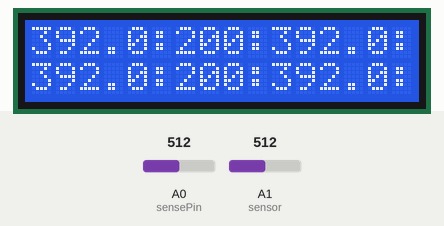
A sketch run on a simulated Arduino Uno, built with avr-gcc and run on an emulated ATmega328P. On the bench: 16×2 character LCD. The test bench sets the inputs (shaded band); at power-on: A0 (sensePin) = 512, A1 (sensor) = 512. What the sketch prints to the serial monitor is not drawn.

Above: at 4.0 s.
4.1 s: A0 (sensePin) set to 306
At 5.6 s:
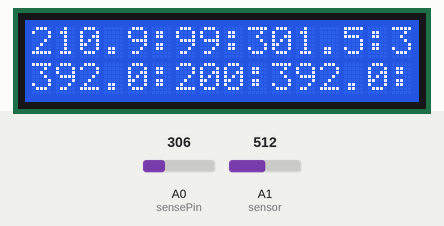
6.5 s: A1 (sensor) set to 306
At 7.0 s:
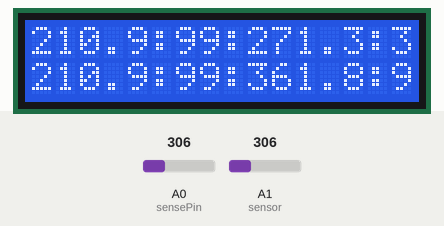
8.7 s: A0 (sensePin) set to 193
At 10.0 s:
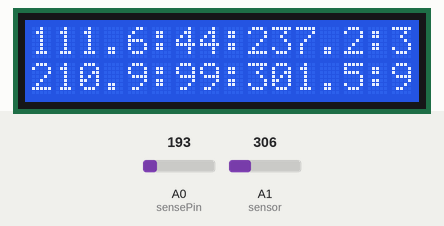
11.6 s: A0 (sensePin) set to 170
At 12.9 s:
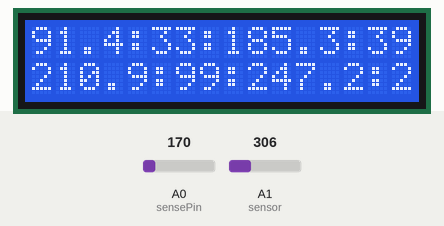
13.9 s: A1 (sensor) set to 195
At 15.2 s:
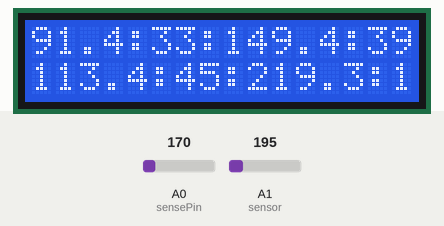
16.8 s: A1 (sensor) set to 162
At 17.7 s:
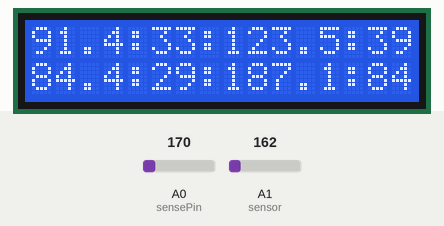
Timing chart, 0 to 19.8 s (numbered marks = the images above; inputs shaded):
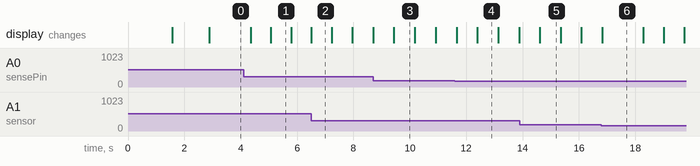

Measured:
- after the input at 4.1 s, the display: first changes after 0.26 s (image 1 shows a later state)
- what the display in image 1 shows lasts 0.7 s, from 5.1 s to 5.8 s
- what the display in image 6 shows lasts 1.5 s, from 16.8 s to 18.3 s

The sketch:

tmp36_1602lcd.ino
```cpp
/*
 * The Mukava by Nissnass temperature controller
 *
 The circuit:
 * LCD RS pin to digital pin 12
 * LCD Enable pin to digital pin 11
 * LCD D4 pin to digital pin 5
 * LCD D5 pin to digital pin 4
 * LCD D6 pin to digital pin 3
 * LCD D7 pin to digital pin 2
 * LCD R/W pin to ground
 * 10K resistor:
 * ends to +5V and ground
 * wiper to LCD VO pin (pin 3)
 *
 * TMP36 temperature sensor analogue A0
 * TMP36 temperature sensor analogue A0
 *
*/

#include <LiquidCrystal.h>

const int rs = 12, en = 11, d4 = 5, d5 = 4, d6 = 3, d7 = 2;
LiquidCrystal lcd(rs, en, d4, d5, d6, d7);

int sensePin = A0;  //This is the Arduino Pin that will read the sensor output
int temp2Input;
int temp1Input;    //The variable we will use to store the sensor input


const int arrSize = 10;
int counter = 0;
// Hot side
double tempHotF;
double tempHotC;
double tempHotMax;
double tempHotMin;
double tempHotArray[arrSize];
double tempHotAvg;
// Cold side
double tempColdF;
double tempColdC;
double tempColdMax;
double tempColdMin;
double tempColdArray[arrSize];
double tempColdAvg;

void setup() {
  // set up the LCD's number of columns and rows:
  lcd.begin(16, 2);
  // Print a message to the LCD.
  lcd.print(" Temp Sensor");
  lcd.setCursor(0,1); lcd.print("  by Nissnass ");
  delay(1500);
  lcd.clear();
  lcd.print("CurTF:C:Avg:Max");
  lcd.setCursor(0,1); lcd.print("CurTF:C:Avg:Min");
  delay(1000);

  tempHotMin =  99;
  tempColdMin = 99;

  Serial.begin(9600);
  Serial.println("\n");
  Serial.println("\t\t\t\t=========================================");
  Serial.println("\t\t\t\t==                                     ==");
  Serial.println("\t\t\t\t==     Temperature Readings            ==");
  Serial.println("\t\t\t\t==            provided by Nissnass     ==");
  Serial.println("\t\t\t\t==                                     ==");
  Serial.println("\t\t\t\t=========================================");
  Serial.print("---(1)--->TMP36 Sensor 1:");   Serial.println("\t\t\t\t\t\t\t\t\t\t\t      ---(2)--->TMP36 Sensor 2:");
}

void loop() {
  // get temperature signal
  temp1Input = analogRead(A0);    //read the analog sensor and store it
  temp2Input = analogRead(A1);    //read the analog sensor and store it
  // calculate temperature
  tempHotC = ((((double) temp1Input / 1024) * 5 ) - 0.5) * 100;
  tempColdC = ((((double)temp2Input / 1024) * 5 ) - 0.5) * 100;       //find percentage of input reading
  // convert to degrees Fagrenheight
  tempHotF =  ( tempHotC  * 1.8)  + 32;
  tempColdF = ( tempColdC * 1.8) + 32;
  // set min and max temps
  tempHotMax = ( tempHotF > tempHotMax) ? tempHotF : tempHotMax ;
  tempHotMin = ( tempHotF < tempHotMin) ? tempHotF : tempHotMin ;

   tempColdMax = ( tempColdF > tempColdMax) ? tempColdF : tempColdMax ;
   tempColdMin = ( tempColdF < tempColdMin) ? tempColdF : tempColdMin ;

  // save for average
  tempHotArray[counter] = tempHotF;
  tempColdArray[counter] = tempColdF;

  counter = ( counter == arrSize ) ? 0 : counter; // check if over array size
  double tempHAvg = 0;
  double tempCAvg = 0;
  int tempMax = 0;
  for (int idx = 0; idx < arrSize; idx++)
  {
     if (tempHotArray[idx] == 0)
        { break;}
     else
     { tempMax++; tempHAvg += tempHotArray[idx]; tempCAvg += tempColdArray[idx]; }
  }
  counter++;
  // assigns average values
  tempHotAvg = tempHAvg / tempMax;
  tempColdAvg = tempCAvg / tempMax;

  ////////////////////////////
  lcd.clear();    // clears the lcd

  // first line
  lcd.setCursor(0, 0);
  lcd.print(tempHotF,1);   lcd.print(":"); lcd.print(tempHotC,0);   lcd.print(":"); lcd.print(tempHotAvg,1); lcd.print(":"); lcd.print(tempHotMax,0);
  // second line
  lcd.setCursor(0, 1);    // bottom left
  lcd.print(tempColdF,1);  lcd.print(":"); lcd.print(tempColdC,0);  lcd.print(":"); lcd.print(tempColdAvg,1); lcd.print(":"); lcd.print(tempColdMin,0);

  int dec = 1;
  //Print to serial
    Serial.print("---(1)--->Fahrenheit : "); Serial.print(tempHotF, dec);
    Serial.print(" : Celsius : ");Serial.print(tempHotC, dec);
    Serial.print(" : MaxF: ");Serial.print(tempHotMax, dec);
    Serial.print(" : MinF: ");Serial.print(tempHotMin, dec);
    Serial.print(" : AvgF : ");Serial.print(tempHotAvg, dec);
    Serial.print(" : AvgArr : "); Serial.print("[");
    for (int idx = 0; idx < arrSize; idx++){Serial.print(tempHotArray[idx],0); (idx == arrSize -1)? Serial.print("]") : Serial.print(",");}

    Serial.print("---(2)--->Fahrenheit: "); Serial.print(tempColdF);
    Serial.print(" : Celsius : ");Serial.print(tempColdC);
    Serial.print(" : MaxF : ");Serial.print(tempColdMax);
    Serial.print(" : MinF : ");Serial.print(tempColdMin);
    Serial.print(" : AvgF : ");Serial.print(tempColdAvg);
    Serial.print(" : AvgArr : "); Serial.print("[");
    for (int idx = 0; idx < arrSize; idx++){Serial.print(tempColdArray[idx],0); (idx == arrSize -1)? Serial.print("]") : Serial.print(",");}

  Serial.println();

/*
  //Print to serial
  Serial.println("TMP36 Sensor 1:");
    Serial.print("\tFahrenheit: "); Serial.println(tempHotF);
    Serial.print("\tCelsius   : ");Serial.println(tempHotC);
    Serial.print("\tF Max Temp: ");Serial.println(tempHotMax);
    Serial.print("\tF Min Temp: ");Serial.println(tempHotMin);
    Serial.print("\tF Avg     : ");Serial.println(tempHotAvg);
    Serial.print("\tAvg Array : "); Serial.print("[");
    for (int idx = 0; idx < arrSize; idx++){Serial.print(tempHotArray[idx],1); (idx == arrSize -1)? Serial.println("]") : Serial.print(", ");}
  Serial.println("TMP36 Sensor 2:");
    Serial.print("\tFahrenheit: "); Serial.println(tempColdF);
    Serial.print("\tCelsius   : ");Serial.println(tempColdC);
    Serial.print("\tF Max Temp: ");Serial.println(tempColdMax);
    Serial.print("\tF Min Temp: ");Serial.println(tempColdMin);
    Serial.print("\tF Avg     : ");Serial.println(tempColdAvg);
    Serial.print("\tAvg Array : "); Serial.print("[");
    for (int idx = 0; idx < arrSize; idx++){Serial.print(tempColdArray[idx],1); (idx == arrSize -1)? Serial.println("]") : Serial.print(", ");}

*/
//    lcd.scrollDisplayLeft();  // scroll one space left

  delay(500);
}
```
